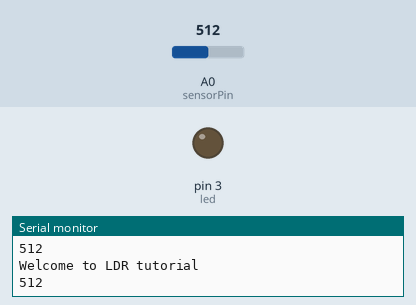
Recording of a sketch running on a simulated Arduino Uno, built with avr-gcc and run on an emulated ATmega328P. Parts: output pins drawn as LEDs (lit = HIGH), the last lines printed to the serial monitor. Dashed ring = blinking. The inputs (shaded band) are chosen by the test bench; at power-on: A0 (sensorPin) = 512.

Above: at 1.3 s.
1.4 s: A0 (sensorPin) set to 408
2.9 s: A0 (sensorPin) set to 383
At 3.9 s:
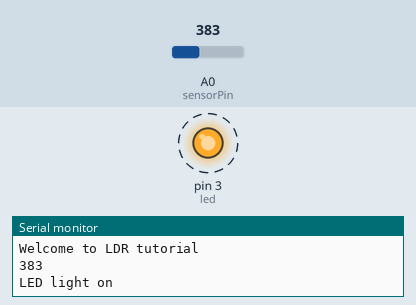
6.0 s: A0 (sensorPin) set to 410
At 7.2 s:
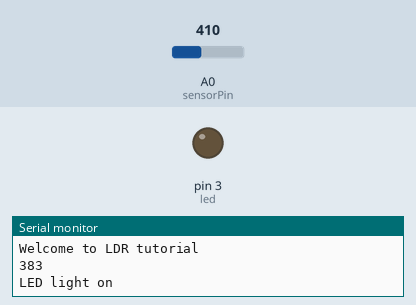
8.4 s: A0 (sensorPin) set to 390
At 9.0 s:
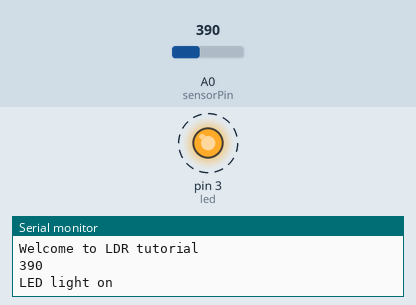
Timing chart, 0 to 12.5 s (numbered marks = the images above; inputs shaded):
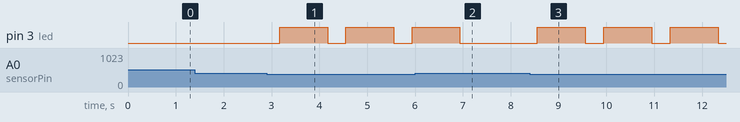

The sketch:

ldrtest.ino
```cpp
#include<SoftwareSerial.h>
int sensorPin=A0;
int sensorValue = 0;
int led = 3;
void setup() {
 pinMode(led, OUTPUT);
 Serial.begin(9600);
 // put your setup code here, to run once:
}
void loop() {
 Serial.println("Welcome to LDR tutorial");
 sensorValue = analogRead(sensorPin);
 Serial.println(sensorValue);
 if(sensorValue < 400)
 {
   Serial.println("LED light on");
   digitalWrite(led,HIGH);
   delay(1000);
 }
 digitalWrite(led,LOW);
 delay(sensorValue);
 // put your main code here, to run repeatedly:
}
```

Measured:
- the behaviour switches between 400 and 399 on A0 (sensorPin) (found by bisection; images 0 and 1)
- after the input at 2.9 s, pin 3 (led): alternates HIGH for 1.0 s and LOW for 0.38 s, starting after 0.27 s
- after the input at 6.0 s, pin 3 (led): goes on until 6.9 s, then stays LOW
- after the input at 8.4 s, pin 3 (led): alternates HIGH for 1.0 s and LOW for 0.39 s, starting after 0.15 s
